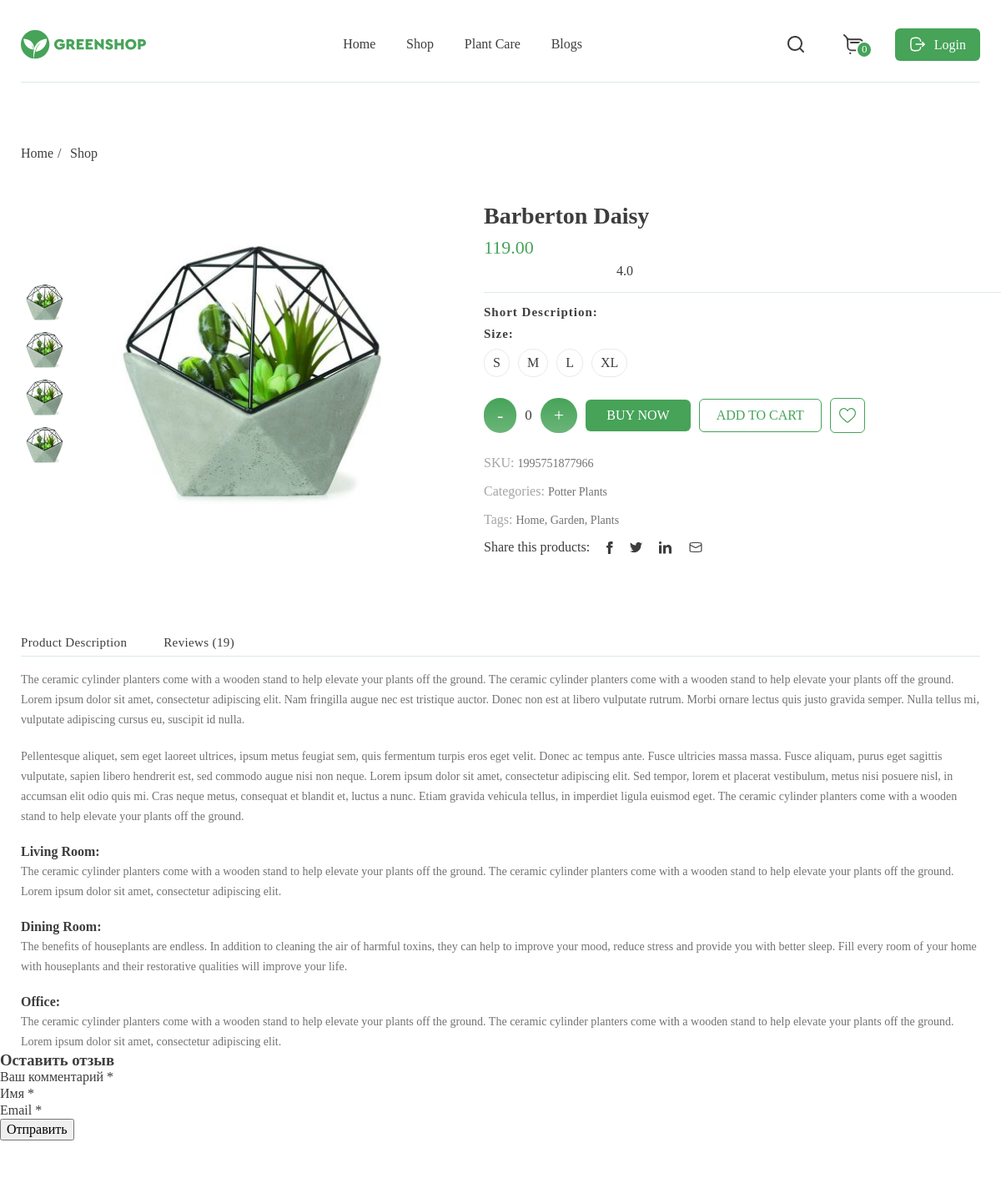
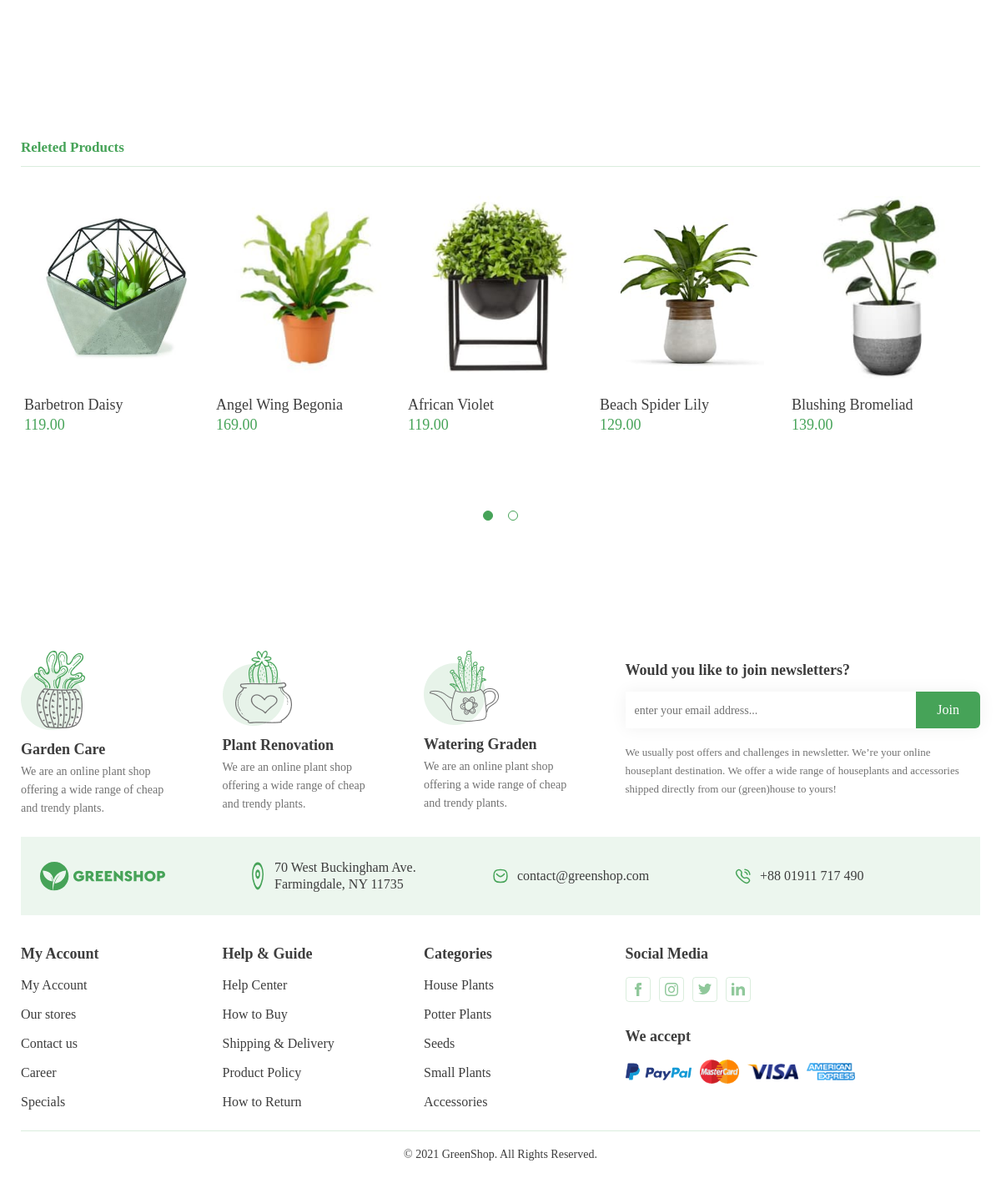
The app's page /product/ with its own data (2 pictures, top to bottom).
### store/models.py (models this page shows)
class Flowers(models.Model):
    title = models.TextField("Название", max_length=250, blank=True)
    price = models.CharField("Цена", max_length=50, blank=True)
    img = models.ImageField("Изоброжения", upload_to="flowers/")
    description = models.TextField("Описание", max_length=500, blank=True)
    url = models.SlugField(max_length=130, unique=True)
    category = models.ForeignKey(
        Category, verbose_name="Категория", on_delete=models.SET_NULL, null=True
    )
    class Meta:
        verbose_name = 'Растения'
        verbose_name_plural = 'Растения'

### store/views.py (the view)
# urls.py: path('product/', views.FlowersView.as_view(), name='product'),
class FlowersView(CategoryFilter, ListView):
    def get(self, request):
        flowers = Flowers.objects.all()
        return render(request, "store/store_doc.html", {"store_doc" : flowers})

### templates/store/store_doc.html (shortened to what this page needs)
{% extends 'base.html' %}
{% load static  %}
{% block content %}
<section class="product-view">
    <div class="container">
        <div class="product-view__inner">
            <div class="breadcrumbs">
                <ul class="breadcrumbs__list">
                    <li class="breadcrumbs__list-item">
                        <a href="{% url 'home' %}">Home</a>
                    </li>
                    <li class="breadcrumbs__list-item">
                        <a href="#">Shop</a>
                    </li>
                </ul>
            </div>
            <div class="product-view__wrapper">
                <div class="product-view__img">
                    <div class="product-view__vertical-bar">
                        <a href="#">
                            <img src="{% static 'images/product.png' %}" alt="" class="product-view__img-mini">
                        </a>
                        <a href="#">
                            <img src="{% static 'images/product.png' %}" alt="" class="product-view__img-mini">
                        </a>
                        <a href="#">
                            <img src="{% static 'images/product.png' %}" alt="" class="product-view__img-mini">
                        </a>
                        <a href="#">
                            <img src="{% static 'images/product.png' %}" alt="" class="product-view__img-mini">
                        </a>
                    </div>
                    <img src="{% static 'images/product.png' %}" alt="Plant" class="product-view__img-main">
                </div>
                <div class="product-view__info">
                    <div class="product-view__info-main">
                        <h2 class="product-view__title">Barberton Daisy</h2>
                        <p class="product-view__price">119.00</p>
                        <form action="{% url 'add_rating' %}" method="post" name="rating">
                            <span class="rating">
                            </span>
                            <span class="editContent">4.0</span>
                        </form>
                    </div>
                    <div class="product-view__info-description">
                        <h3 class="product-view__info-title">Short Description:</h3>
                        <h3 class="product-view__info-title">Size:</h3>
                        <ul class="product-view__list size-list">
                            <li class="product-view__item">
                                <a href="#" class="product-view__link">S</a>
                            </li>
                            <li class="product-view__item">
                                <a href="#" class="product-view__link">M</a>
                            </li>
                            <li class="product-view__item">
                                <a href="#" class="product-view__link">L</a>
                            </li>
                            <li class="product-view__item">
                                <a href="#" class="product-view__link">XL</a>
                            </li>
                        </ul>
                        <div class="product-view__buy">
                            <div href="" class="product-view__add-minus">
                                <button class="js-clear-btn">-</button>
                            </div>
                            <div class="product-view__counter"></div>
                            <div href="" class="product-view__add-minus">
                                <button class="js-inc-btn">+</button>
                            </div>
                            <a href="#" class="product-view__buy-button button">Buy NOW</a>
                            <a href="#" class="product-view__buy-button button-invert">Add to cart</a>
                            <a href="#" class="product-view__buy-button button-invert icon-button">
                                <img src="{% static 'images/greenHeart.svg' %}" alt="">
                            </a>
                        </div>
                        <div class="product-view__characteristics">
                            <p class="product-view__characteristics-text">
                                SKU: <span class="product-view__text">1995751877966</span>
                            </p>
                            <p class="product-view__characteristics-text">
                                Categories: <span class="product-view__text">Potter Plants</span>
                            </p>
                            <p class="product-view__characteristics-text">
                                Tags: <span class="product-view__text">Home, Garden, Plants</span>
                            </p>
                        </div>
                        <ul class="product-view__list social-list">
                            <li class="product-view__item">
                               <p class="product-view__titile">Share this products:</p>
                            </li>
                            <li class="product-view__item">
                                <a href="#" class="product-view__link"><img src="{% static 'images/FacebookDark.svg' %}" alt=""></a>
                            </li>
                            <li class="product-view__item">
                                <a href="#" class="product-view__link"><img src="{% static 'images/TwitterDark.svg' %}" alt=""></a>
                            </li>
                            <li class="product-view__item">
                                <a href="#" class="product-view__link"><img src="{% static 'images/LinkedinDark.svg' %}" alt=""></a>
                            </li>
                            <li class="product-view__item">
                                <a href="#" class="product-view__link"><img src="{% static 'images/MessageMail.svg' %}" alt=""></a>
                            </li>
                        </ul>
                    </div>
                </div>
            </div>
        </div>
    </div>
</section>
    <main class="main">
        <section class="description" id="description" >
            <div class="container">
                <div class="description__inner">
                    <ul class="sort-type__list">
                        <li class="sort-type__list-item">
                            <a href="#" class="sort-type__list-link">Product Description</a>
                        </li>
                        <li class="sort-type__list-item">
                            <a href="#" class="sort-type__list-link">Reviews <p class="reviews-counter">19</p></a>
                        </li>
                    </ul>
                    <div class="description__wrapper">
                        <p class="description__text">
                            The ceramic cylinder planters come with a wooden stand to help elevate your plants off the ground. The ceramic cylinder planters come with a wooden stand to help elevate your plants off the ground. Lorem ipsum dolor sit amet, consectetur adipiscing elit. Nam fringilla augue nec est tristique auctor. Donec non est at libero vulputate rutrum. Morbi ornare lectus quis justo gravida semper. Nulla tellus mi, vulputate adipiscing cursus eu, suscipit id nulla.
                        </p>
                        <br>
                        <p class="description__text">
                            Pellentesque aliquet, sem eget laoreet ultrices, ipsum metus feugiat sem, quis fermentum turpis eros eget velit. Donec ac tempus ante. Fusce ultricies massa massa. Fusce aliquam, purus eget sagittis vulputate, sapien libero hendrerit est, sed commodo augue nisi non neque. Lorem ipsum dolor sit amet, consectetur adipiscing elit. Sed tempor, lorem et placerat vestibulum, metus nisi posuere nisl, in accumsan elit odio quis mi. Cras neque metus, consequat et blandit et, luctus a nunc. Etiam gravida vehicula tellus, in imperdiet ligula euismod eget. The ceramic cylinder planters come with a wooden stand to help elevate your plants off the ground.
                        </p>
                        <h3 class="description__title">
                            Living Room:
                        </h3>
                        <p class="description__text">
                            The ceramic cylinder planters come with a wooden stand to help elevate your plants off the ground. The ceramic cylinder planters come with a wooden stand to help elevate your plants off the ground. Lorem ipsum dolor sit amet, consectetur adipiscing elit.
                        </p>
                        <h3 class="description__title">
                            Dining Room:
                        </h3>
                        <p class="description__text">
                            The benefits of houseplants are endless. In addition to cleaning the air of harmful toxins, they can help to improve your mood, reduce stress and provide you with better sleep. Fill every room of your home with houseplants and their restorative qualities will improve your life.
                        </p>
                        <h3 class="description__title">
                            Office:
                        </h3>
                        <p class="description__text">
                            The ceramic cylinder planters come with a wooden stand to help elevate your plants off the ground. The ceramic cylinder planters come with a wooden stand to help elevate your plants off the ground. Lorem ipsum dolor sit amet, consectetur adipiscing elit.
                        </p>
                    </div>
                </div>
            </div>
        </section>
        <section class="review" id="review">
            <div class="row">
                <div class="single-form-left">
                    <div class="contact-single">
                        <h3 class="editContent">
                           Оставить отзыв
                        </h3>
                        <form action="" method="post" class="mt-4"
                              id="formReview">
                            <div class="form-group editContent">
                                <label for="contactcomment" class="editContent">
                                    Ваш комментарий *
                                </label>
                            </div>
                            <div class="d-sm-flex">
                                <div class="col-sm-6 form-group p-0 editContent">
                                    <label for="contactusername" class="editContent">
                                        Имя *
                                    </label>
                                </div>
                                <div class="col-sm-6 form-group ml-sm-3 editContent">
                                    <label for="contactemail" class="editContent">
                                        Email *
                                    </label>
                                </div>
                            </div>
                            <button type="submit"
                                    class="mt-3 btn btn-success btn-block py-3">
                                Отправить
                            </button>
                        </form>
                    </div>
                </div>
            </div>
        </section>
{% block flowers %}
        <section class="recomended-product">
            <div class="container">
                <div class="recomended-product__inner">
                    <h3 class="recomended-product__title">Releted Products</h3>
                    <div class="recomended-product__wrapper">
                        {% for flowers in store_doc %}
                        <div class="product-item">
                            <a href="{% url 'store_detail' flowers.url %}" class="product-item__img-wrapper">
                                <img src="{{ flowers.img.url }}" alt="Plant" class="product-item__img">
                            </a>
                            <div class="product-item__text">
                                <a href="{% url 'product' %}" class="product-item__text-wrapper">
                                    <p class="product-item__title">{{ flowers.title }}</p>
                                    <p class="product-item__price">
                                        {{ flowers.price }}
                                    </p>
                                </a>
                            </div>
                        </div>
                        {% endfor %}
                    </div>
                </div>
            </div>
        </section>
{% endblock flowers %}
    </main>
{% endblock content %}

### records on screen
Flowers: img (picture), title "Barbetron Daisy", price "119.00"
Flowers: img (picture), title "Angel Wing Begonia", price "169.00"
Flowers: img (picture), title "African Violet", price "119.00"
Flowers: img (picture), title "Beach Spider Lily", price "129.00"
Flowers: img (picture), title "Blushing Bromeliad", price "139.00"
